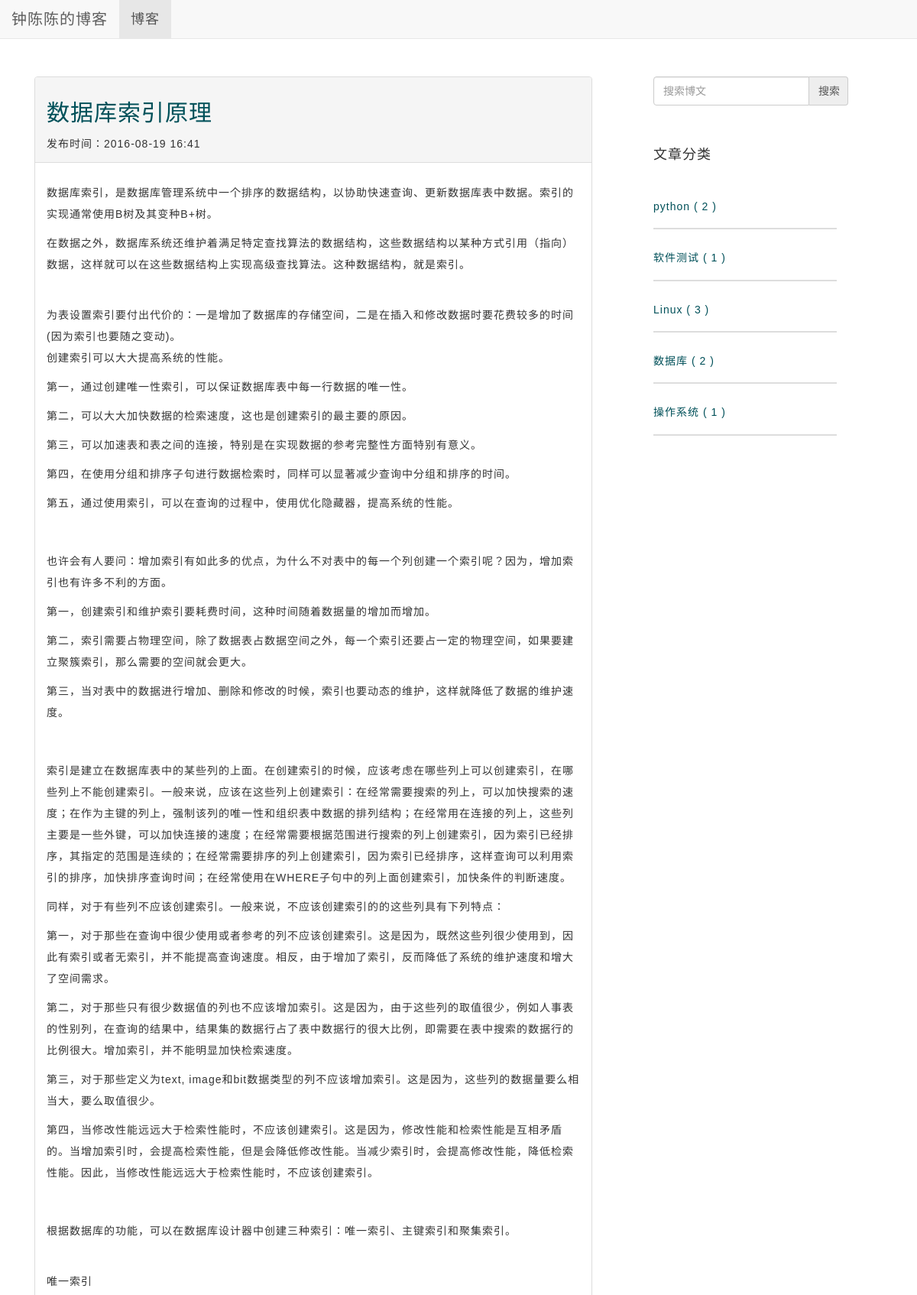
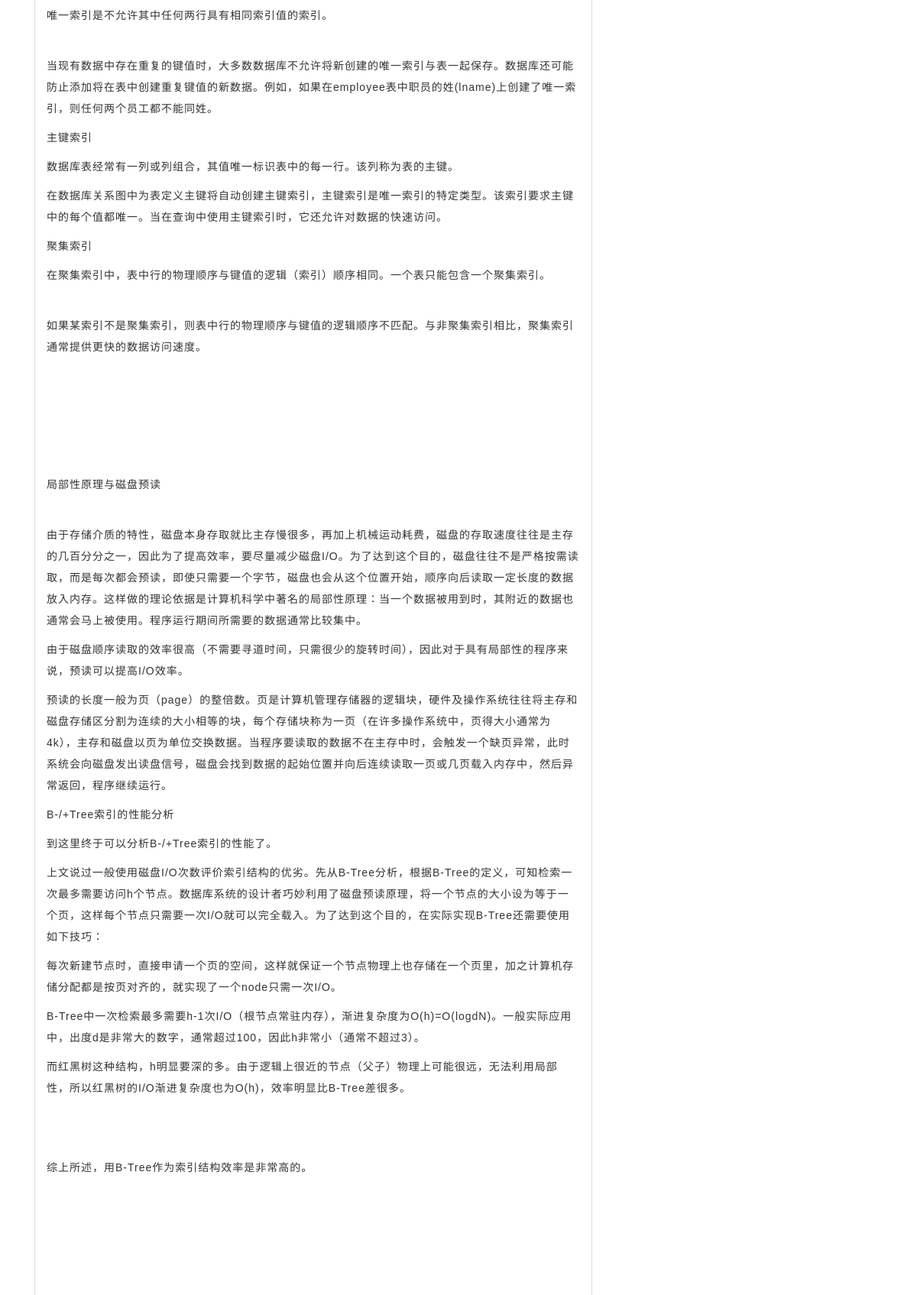
Screenshot of /blog/41/ (upper part) with the database file from the repository (2 pictures, top to bottom).
### blog/models.py (models this page shows, shortened)
class Blog(models.Model):
    title = models.CharField(verbose_name='Title',max_length=32)
    author = models.CharField(verbose_name='Author', max_length=16)
    content=RichTextUploadingField('Content')
    created = models.DateTimeField(verbose_name='Pub_Date', auto_now_add=True)
    category = models.ForeignKey(Category, verbose_name='Category')
    tags = models.ManyToManyField(Tag, verbose_name='Tags')

class Category(models.Model):
    name = models.CharField('名称', max_length=16)
    num=models.IntegerField(default=0,blank=True)

### blog/views.py (the view)
# urls.py: url(r'^(?P<blog_id>\d+)/$', views.get_detail, name='blog_get_detail'),
def get_detail(request, blog_id):
    try:
        blog = Blog.objects.get(id=blog_id)
    except Blog.DoesNotExist:
        raise Http404
    categories=Category.objects.all()
    ctx ={
            'blog': blog,
            'categories':categories,
            }
    return render(request, 'blog-detail-new.html', ctx)

### django_comments/__init__.py (called while the page is built)
def get_comment_app_name():
    return getattr(settings, 'COMMENTS_APP', DEFAULT_COMMENTS_APP)

def get_model():
    if get_comment_app_name() != DEFAULT_COMMENTS_APP and hasattr(get_comment_app(), "get_model"):
        return get_comment_app().get_model()
    else:
        from django_comments.models import Comment
        return Comment

def get_form():
    from django_comments.forms import CommentForm
    """
    Returns the comment ModelForm class.
    """
    if get_comment_app_name() != DEFAULT_COMMENTS_APP and hasattr(get_comment_app(), "get_form"):
        return get_comment_app().get_form()
    else:
        return CommentForm

### django_comments/forms.py (called while the page is built)
    def generate_security_data(self):
        timestamp = int(time.time())
        security_dict = {
            'content_type': str(self.target_object._meta),
            'object_pk': str(self.target_object._get_pk_val()),
            'timestamp': str(timestamp),
            'security_hash': self.initial_security_hash(timestamp),
        }
        return security_dict

    def initial_security_hash(self, timestamp):
        initial_security_dict = {
            'content_type': str(self.target_object._meta),
            'object_pk': str(self.target_object._get_pk_val()),
            'timestamp': str(timestamp),
        }
        return self.generate_security_hash(**initial_security_dict)

    def generate_security_hash(self, content_type, object_pk, timestamp):
        info = (content_type, object_pk, timestamp)
        key_salt = "django.contrib.forms.CommentSecurityForm"
        value = "-".join(info)
        return salted_hmac(key_salt, value).hexdigest()

### django_comments/templatetags/comments.py (called while the page is built, shortened)
@register.tag
def get_comment_list(parser, token):
    return CommentListNode.handle_token(parser, token)

@register.tag
def get_comment_form(parser, token):
    return CommentFormNode.handle_token(parser, token)

    @classmethod
    def handle_token(cls, parser, token):
        tokens = token.split_contents()
        if tokens[1] != 'for':
            raise template.TemplateSyntaxError("Second argument in %r tag must be 'for'" % tokens[0])
        if len(tokens) == 5:
            if tokens[3] != 'as':
                raise template.TemplateSyntaxError("Third argument in %r must be 'as'" % tokens[0])
            return cls(
                object_expr=parser.compile_filter(tokens[2]),
                as_varname=tokens[4],
            )
        else:
            raise template.TemplateSyntaxError("%r tag requires 4 or 5 arguments" % tokens[0])

### blog/templates/blog-detail-new.html (shortened to what this page needs)
{% extends "blog_base.html" %}
{% block head %}
{% load staticfiles %}
<link rel="stylesheet" type="text/css" href="{% static 'blog/css/base.css' %}" />
<link rel="stylesheet" type="text/css" href="{% static 'blog/css/detail.css' %}" />
{% endblock%}
{% block content %}
        <div class="panel panel-default">
                <div class="panel-heading">
                          <div class="blog_header">
                                  <a href= "{% url 'blog_get_detail' blog.id %}"><h2>{{ blog.title }}</h2></a>
                                  <span>
                                      发布时间：{{ blog.created|date:"Y-m-d H:i" }}
                                  </span>
                          </div>
                 </div>
                 <div class="panel-body">
                          <div class="blog_content">
                                  <p> {{ blog.content|safe }}</p>
                           </div>
                 </div>
        </div>
                                            {% load comments %}
                                            {% get_comment_form for blog as blog_form %}
                                {% get_comment_list for blog as comments %}
{% endblock %}

### blog/templates/blog_base.html (shortened to what this page needs)
<!DOCTYPE html>
<html>
<head>
        {% load staticfiles %}
        <link href="{% static 'blog/bootstrap/css/bootstrap.min.css' %}" rel="stylesheet">
     {% block head %}{% endblock %}
</head>
<body>
        <div class="navbar navbar-default navbar-fixed-top" role="navigation">
                 <div class="navbar-header">
                          <a class="navbar-brand" href="{% url 'blog_get_blogs' %}">钟陈陈的博客</a>
                 </div>
                 <div class="collapse navbar-collapse" id="example-navbar-collapse">
                         <ul class="nav navbar-nav">
                                  <li class="active">
                                           <a href="{% url 'blog_get_blogs' %}">博客</a>
                                  </li>
                         </ul>
                 </div>
        </div>
        <div class="container" id="top">
                <div class="row">
                        <div class="col-md-8">
                                 {% block content %}{% endblock %}
                        </div>
                        <div class="col-md-3 tags">
                                <form  action="{% url 'blog_search' %}" role="form" method="post">
                                        <div class="input-group">
                                             <input type="text" class="form-control" name="blog_search" placeholder="搜索博文"></input>
                                             <input  id="search-button" type="submit" class="input-group-addon" value="搜索"></input>
                                        </div>
                                </form>
                                <div class="panel panel-default">
                                        <div id="category_title" class="panel-body">
                                                <h4>文章分类</h4>
                                        </div>
                                        <div class="panel-body">
                                                <div class="category_content">
                                                        <ul>
                                                                {% for category in categories %}
                                                                <li class="category_item">
                                                                        <a href="{% url 'blog_get_category' category.id %}" >
                                                                                <h5> {{category.name}}  ( {{category.num}} )</h5>
                                                                         </a>
                                                                </li>
                                                                 {% endfor %}
                                                        </ul>
                                                </div>
                                        </div>
                                </div>
                        </div>
                </div>
        </div>
</body>
</html>

### blog/static/blog/css/base.css (style rules this page uses)
body { font-family: Microsoft YaHei,'宋体' , Tahoma, Helvetica, Arial, sans-serif; letter-spacing: 1px; }
a { color: #005059; }
ul ,li { list-style-type: none; padding-left: 0; }
.navbar-brand { font-size:20px; }
.navbar-nav { font-size: 18px; }
.container { font-size: 14px; line-height: 2em; margin-top: 100px; width:95%; }
.col-md-8 { margin-right: 50px; }
#search-button { display: table-cell; height:38px; width:20%; text-align: center; }
.input-group { width:100%; margin-bottom: 30px; }
.input-group .form-control { width:80%; height:38px; }
.tags .panel,.tags .panel-default { border-style:none; box-shadow: none; }
.tags .panel-body { border-style:none; padding-left: 0; }
.category_item { border-bottom-style: solid; border-bottom-width: 2px; border-bottom-color: #DDD; margin-bottom: 30px; padding-bottom: 10px; font-size:20px; }

### rows the page displays
Blog: title "数据库索引原理", created "2016-08-19 16:41", content "数据库索引，是数据库管理系统中一个排序的数据结构，以协助快速查询、更新数据库表中数据。索引的实现通常使用B树及其变种B+树。 在数据之外，数据库系统还维护着满足特定查找算法的数据结构，这些数据结构以某种方式引用（指向）数据，这样就可以在这些数据结构上实现高级查找算法。这种数据结构，就是索引。 为表设置索引要付出代价的：一是增加了数据库的存储空间，二是在插入和修改数据时要花费较多的时间(因为索引也要随之变动)。 创建索引可以大大提高系统的性能。 第一，通过创建唯一性索引，可以保证数据库表中每一行数据的唯一性。 第二，可以大大加快数据的检索速度，这也是创建索引的最主要的原因。 第三，可以加速表和表之间的连接，特别是在实现数据的参考完整性方面特别有意义。 第四，在使用分组和排序子句进行数据检索时，同样可以显著减少查询中分组和排序的时间。 第五，通过使用索引，可以在查询的过程中，使用优化隐藏器，提高系统的性能。 也许会有人要问：增加索引有如此多的优点，为什么不对表中的每一个列创建一个索引呢？因为，增加索引也有许多不利的方面。 第一，创建索引和维护索引要耗费时间，这种时间随着数据量的增加而增加。 第二，索引需要占物理空间，除了数据表占数据空间之外，每一个索引还要占一定的物理空间，如果要建立聚簇索引，那么需要的空间就会更大。 第三，当对表中的数据进行增加、删除和修改的时候，索引也要动态的维护，这样就降低了数据的维护速度。…"
Category: name "python", num "2"
Category: name "软件测试", num "1"
Category: name "Linux", num "3"
Category: name "数据库", num "2"
Category: name "操作系统", num "1"
